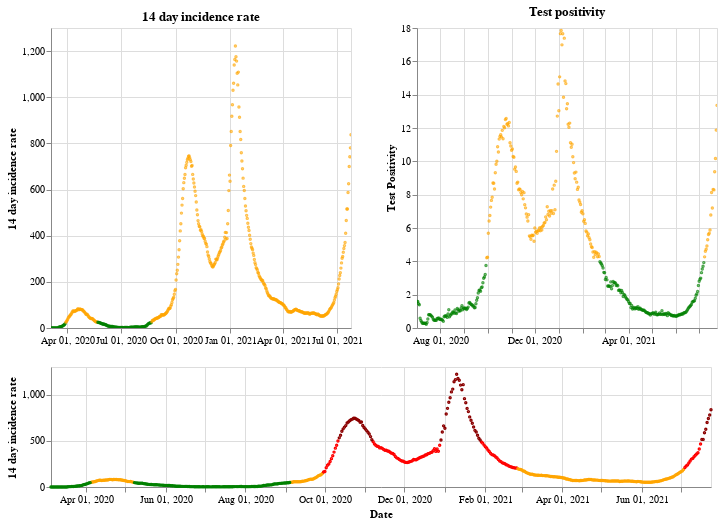

The code cell stored with this chart in its notebook:
### Markdown cell above
## Northern Ireland

### Code cell
plot_traffic_light('Northern Ireland')

### Figure 1 — Vega-Lite specification as saved in the notebook (floating-point values rounded to 4 significant figures; data arrays with more than 128 entries replaced by an {"elided": "..."} marker saying what was removed)
{"config": {"view": {"continuousWidth": 400, "continuousHeight": 300}}, "vconcat": [{"hconcat": [{"mark": {"type": "point", "size": 2}, "encoding": {"color": {"condition": {"value": "green", "test": "(datum.twoWeeklyCasesRate <= 25)"}, "value": "orange"}, "tooltip": [{"type": "nominal", "field": "areaName"}, {"type": "temporal", "field": "date"}, {"type": "quantitative", "field": "twoWeeklyCasesRate"}, {"type": "quantitative", "field": "testPositivity"}], "x": {"type": "temporal", "axis": {"title": ""}, "field": "date", "scale": {"domain": {"selection": "DateBrush"}}, "timeUnit": "yearmonthdate"}, "y": {"type": "quantitative", "axis": {"title": "14 day incidence rate"}, "field": "twoWeeklyCasesRate"}}, "title": "14 day incidence rate", "width": 300}, {"mark": {"type": "point", "size": 2}, "encoding": {"color": {"condition": {"value": "green", "test": "(datum.testPositivity <= 4)"}, "value": "orange"}, "tooltip": [{"type": "nominal", "field": "areaName"}, {"type": "temporal", "field": "date"}, {"type": "quantitative", "field": "twoWeeklyCasesRate"}, {"type": "quantitative", "field": "testPositivity"}], "x": {"type": "temporal", "axis": {"title": ""}, "field": "date", "scale": {"domain": {"selection": "DateBrush"}}, "timeUnit": "yearmonthdate"}, "y": {"type": "quantitative", "axis": {"title": "Test Positivity"}, "field": "testPositivity"}}, "title": "Test positivity", "width": 300}]}, {"layer": [{"mark": {"type": "point", "size": 2}, "encoding": {"color": {"condition": {"value": "orange", "test": "(((datum.testPositivity < 4) && (datum.twoWeeklyCasesRate >= 50)) && (datum.twoWeeklyCasesRate < 200))"}, "value": "red"}, "opacity": {"condition": {"value": 1, "test": "((datum.twoWeeklyCasesRate >= 50) && (datum.twoWeeklyCasesRate < 500))"}, "value": 0}, "tooltip": [{"type": "nominal", "field": "areaName"}, {"type": "temporal", "field": "date"}, {"type": "quantitative", "field": "twoWeeklyCasesRate"}, {"type": "quantitative", "field": "testPositivity"}], "x": {"type": "temporal", "axis": {"title": "Date"}, "field": "date", "timeUnit": "yearmonthdate"}, "y": {"type": "quantitative", "axis": {"title": "14 day incidence rate"}, "field": "twoWeeklyCasesRate"}}, "selection": {"DateBrush": {"type": "interval", "encodings": ["x"], "fields": ["Time"]}}}, {"mark": {"type": "point", "size": 2}, "encoding": {"color": {"value": "darkred"}, "opacity": {"condition": {"value": 1, "test": "(datum.twoWeeklyCasesRate >= 500)"}, "value": 0}, "tooltip": [{"type": "nominal", "field": "areaName"}, {"type": "temporal", "field": "date"}, {"type": "quantitative", "field": "twoWeeklyCasesRate"}, {"type": "quantitative", "field": "testPositivity"}], "x": {"type": "temporal", "axis": {"title": "Date"}, "field": "date", "timeUnit": "yearmonthdate"}, "y": {"type": "quantitative", "axis": {"title": "14 day incidence rate"}, "field": "twoWeeklyCasesRate"}}}, {"mark": {"type": "point", "size": 2}, "encoding": {"color": {"condition": {"value": "green", "test": "((datum.testPositivity < 4) && (datum.twoWeeklyCasesRate < 50))"}, "value": "orange"}, "opacity": {"condition": {"value": 1, "test": "(datum.twoWeeklyCasesRate < 50)"}, "value": 0}, "tooltip": [{"type": "nominal", "field": "areaName"}, {"type": "temporal", "field": "date"}, {"type": "quantitative", "field": "twoWeeklyCasesRate"}, {"type": "quantitative", "field": "testPositivity"}], "x": {"type": "temporal", "axis": {"title": "Date"}, "field": "date", "timeUnit": "yearmonthdate"}, "y": {"type": "quantitative", "axis": {"title": "14 day incidence rate"}, "field": "twoWeeklyCasesRate"}}}], "height": 120, "width": 660}], "data": {"name": "data-5d2c186a881bacd13f9dc441600bb741"}, "$schema": "https://vega.github.io/schema/vega-lite/v4.8.1.json", "datasets": {"data-5d2c186a881bacd13f9dc441600bb741": {"elided": "507 records"}}}
